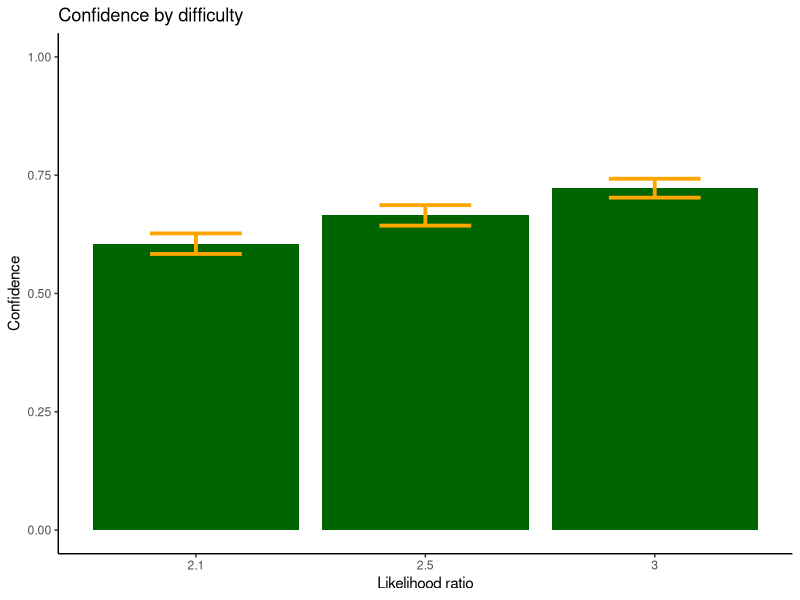
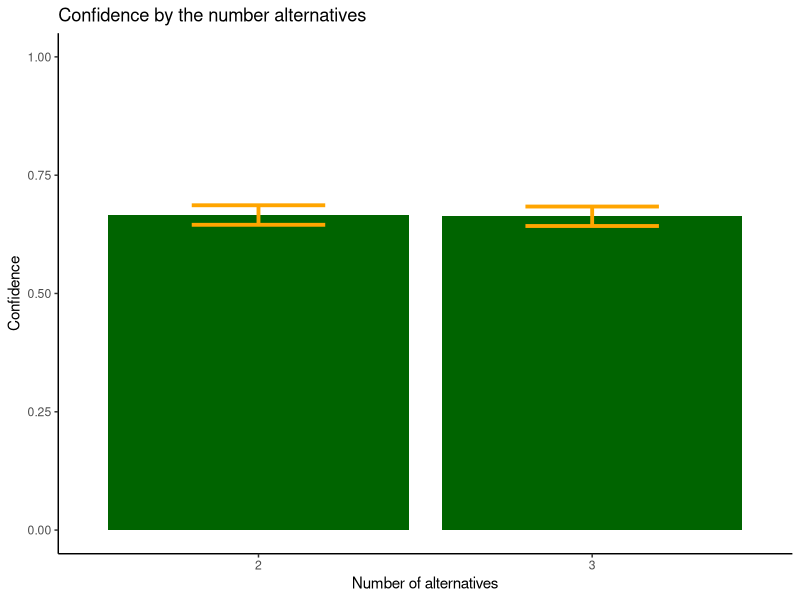
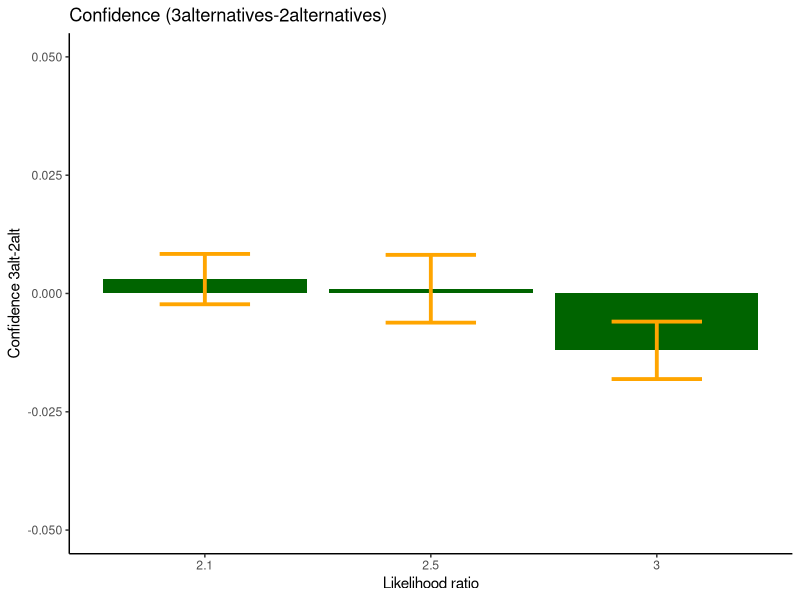

Write R code to recreate these figures, in order.
library(tidyverse)

# -----------------------------------------------------------------------------------------------

data <- read.csv2('data_experiment3.csv')
data$Correct = as.logical(data$Correct)
data <- as_tibble(data)

# ----------------------------------------------------------------------------------------------------

####---- confidence by difficulty ----####

data %>%
  group_by(Nsujeto, distance_ratio) %>%  
  summarize(conf = mean(Confidence)) %>% 
  ggplot(aes(x=as.factor(distance_ratio),
             y=conf))+
  stat_summary(fun.data = mean_se,
               geom='bar', fill='darkgreen')+
  stat_summary(fun.data = mean_se,
               geom='errorbar', color='orange', width=0.4, size=1.3)+
  ylim(c(0,1))+
  xlab('Likelihood ratio')+
  ylab('Confidence')+
  ggtitle('Confidence by difficulty')+
  theme_classic()

####---- confidence by the amount of alternatives ----####

data %>%
  group_by(Nsujeto, Nalternativas) %>%
  summarize(conf=mean(Confidence)) %>%
  ggplot(aes(x=as.factor(Nalternativas),
             y=conf))+
  stat_summary(fun.data = mean_se,
               geom='bar', fill='darkgreen')+
  stat_summary(fun.data = mean_se,
               geom='errorbar', color='orange', width=0.4, size=1.3)+
  ylim(c(0,1))+
  xlab('Number of alternatives')+
  ylab('Confidence')+
  ggtitle('Confidence by the number alternatives')+
  theme_classic()


####---- confidence 3 alternatives - 2 alternatives ----####

levels <- sort(unique(data$distance_ratio), decreasing = T)
nsubj  <- max(data$Nsujeto)
conf_data <- matrix(NA, nsubj, 3) # 3 levels of difficulty

for(i in 1:nsubj){
  subj <- data[data$Nsujeto==i,]
  temp <- c()
  
  
  for(k in levels){
    indx3 <- which(subj$distance_ratio==k & subj$Nalternativas==3)
    indx2 <-  which(subj$distance_ratio==k & subj$Nalternativas==2)
    temp <- c(temp, mean(subj[indx3,]$Confidence)-mean(subj[indx2,]$Confidence))
  }
  
  
  conf_data[i,] <- temp
  
}

# standard error of mean 
level1 <- mean_se(conf_data[,1])
level2 <- mean_se(conf_data[,2])
level3 <- mean_se(conf_data[,3])

# plot
graphdata <- data.frame(names = levels, 
                        values = colMeans(conf_data))

graphdata %>%
  ggplot(aes(x=as.factor(levels),y=values))+
  geom_col(fill='darkgreen')+
  geom_errorbar(aes(x=as.factor(levels), ymin=c(level1$ymin, level2$ymin, level3$ymin),
                    ymax=c(level1$ymax,level2$ymax,level3$ymax)), width=0.4, 
                size=1.3, color='orange')+
  ylim(c(-0.05, 0.05))+
  ggtitle('Confidence (3alternatives-2alternatives)')+
  ylab('Confidence 3alt-2alt')+
  xlab('Likelihood ratio')+
  theme_classic()
